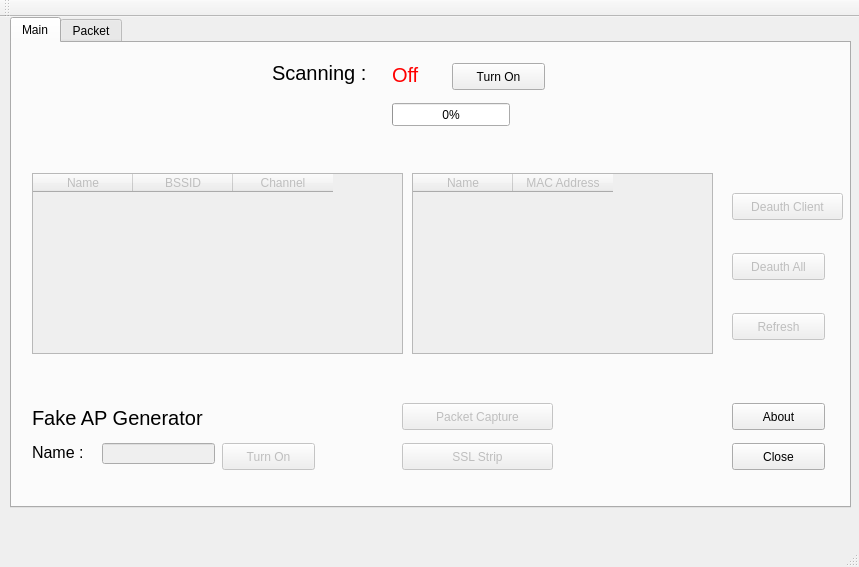
<?xml version="1.0" encoding="UTF-8"?>
<ui version="4.0">
 <class>MainWindow</class>
 <widget class="QMainWindow" name="MainWindow">
  <property name="geometry">
   <rect>
    <x>0</x>
    <y>0</y>
    <width>859</width>
    <height>567</height>
   </rect>
  </property>
  <property name="windowTitle">
   <string>MainWindow</string>
  </property>
  <widget class="QWidget" name="centralWidget">
   <property name="enabled">
    <bool>true</bool>
   </property>
   <widget class="QTabWidget" name="tabWidget">
    <property name="geometry">
     <rect>
      <x>10</x>
      <y>0</y>
      <width>841</width>
      <height>491</height>
     </rect>
    </property>
    <property name="currentIndex">
     <number>0</number>
    </property>
    <widget class="QWidget" name="tab">
     <attribute name="title">
      <string>Main</string>
     </attribute>
     <widget class="QLabel" name="label">
      <property name="geometry">
       <rect>
        <x>160</x>
        <y>100</y>
        <width>81</width>
        <height>17</height>
       </rect>
      </property>
      <property name="font">
       <font>
        <pointsize>12</pointsize>
       </font>
      </property>
      <property name="text">
       <string>&lt;AP List&gt;</string>
      </property>
     </widget>
     <widget class="QTableWidget" name="tableAP">
      <property name="enabled">
       <bool>false</bool>
      </property>
      <property name="geometry">
       <rect>
        <x>20</x>
        <y>130</y>
        <width>371</width>
        <height>181</height>
       </rect>
      </property>
      <property name="maximumSize">
       <size>
        <width>12345</width>
        <height>16777215</height>
       </size>
      </property>
      <column>
       <property name="text">
        <string>Name</string>
       </property>
      </column>
      <column>
       <property name="text">
        <string>BSSID</string>
       </property>
      </column>
      <column>
       <property name="text">
        <string>Channel</string>
       </property>
      </column>
     </widget>
     <widget class="QLabel" name="label_5">
      <property name="geometry">
       <rect>
        <x>20</x>
        <y>360</y>
        <width>191</width>
        <height>31</height>
       </rect>
      </property>
      <property name="font">
       <font>
        <pointsize>15</pointsize>
       </font>
      </property>
      <property name="text">
       <string>&lt;!DOCTYPE HTML PUBLIC &quot;-//W3C//DTD HTML 4.0//EN&quot; &quot;http://www.w3.org/TR/REC-html40/strict.dtd&quot;&gt;
&lt;html&gt;&lt;head&gt;&lt;meta name=&quot;qrichtext&quot; content=&quot;1&quot; /&gt;&lt;style type=&quot;text/css&quot;&gt;
p, li { white-space: pre-wrap; }
&lt;/style&gt;&lt;/head&gt;&lt;body style=&quot; font-family:'Sans'; font-size:15pt; font-weight:400; font-style:normal;&quot;&gt;
&lt;p style=&quot; margin-top:0px; margin-bottom:0px; margin-left:0px; margin-right:0px; -qt-block-indent:0; text-indent:0px;&quot;&gt;Fake AP Generator&lt;/p&gt;&lt;/body&gt;&lt;/html&gt;</string>
      </property>
     </widget>
     <widget class="QPushButton" name="airbaseBtn">
      <property name="enabled">
       <bool>false</bool>
      </property>
      <property name="geometry">
       <rect>
        <x>210</x>
        <y>400</y>
        <width>93</width>
        <height>27</height>
       </rect>
      </property>
      <property name="text">
       <string>Turn On</string>
      </property>
     </widget>
     <widget class="QLineEdit" name="essidBox">
      <property name="enabled">
       <bool>false</bool>
      </property>
      <property name="geometry">
       <rect>
        <x>90</x>
        <y>400</y>
        <width>113</width>
        <height>21</height>
       </rect>
      </property>
      <property name="readOnly">
       <bool>false</bool>
      </property>
     </widget>
     <widget class="QLabel" name="label_4">
      <property name="geometry">
       <rect>
        <x>20</x>
        <y>400</y>
        <width>71</width>
        <height>17</height>
       </rect>
      </property>
      <property name="font">
       <font>
        <pointsize>15</pointsize>
       </font>
      </property>
      <property name="text">
       <string>&lt;!DOCTYPE HTML PUBLIC &quot;-//W3C//DTD HTML 4.0//EN&quot; &quot;http://www.w3.org/TR/REC-html40/strict.dtd&quot;&gt;
&lt;html&gt;&lt;head&gt;&lt;meta name=&quot;qrichtext&quot; content=&quot;1&quot; /&gt;&lt;style type=&quot;text/css&quot;&gt;
p, li { white-space: pre-wrap; }
&lt;/style&gt;&lt;/head&gt;&lt;body style=&quot; font-family:'Sans'; font-size:15pt; font-weight:400; font-style:normal;&quot;&gt;
&lt;p style=&quot; margin-top:0px; margin-bottom:0px; margin-left:0px; margin-right:0px; -qt-block-indent:0; text-indent:0px;&quot;&gt;&lt;span style=&quot; font-size:12pt;&quot;&gt;Name : &lt;/span&gt;&lt;/p&gt;&lt;/body&gt;&lt;/html&gt;</string>
      </property>
     </widget>
     <widget class="QProgressBar" name="progressBar">
      <property name="geometry">
       <rect>
        <x>380</x>
        <y>60</y>
        <width>118</width>
        <height>23</height>
       </rect>
      </property>
      <property name="maximum">
       <number>10000</number>
      </property>
      <property name="value">
       <number>24</number>
      </property>
     </widget>
     <widget class="QLabel" name="label_3">
      <property name="geometry">
       <rect>
        <x>260</x>
        <y>10</y>
        <width>141</width>
        <height>41</height>
       </rect>
      </property>
      <property name="font">
       <font>
        <pointsize>15</pointsize>
       </font>
      </property>
      <property name="text">
       <string>&lt;!DOCTYPE HTML PUBLIC &quot;-//W3C//DTD HTML 4.0//EN&quot; &quot;http://www.w3.org/TR/REC-html40/strict.dtd&quot;&gt;
&lt;html&gt;&lt;head&gt;&lt;meta name=&quot;qrichtext&quot; content=&quot;1&quot; /&gt;&lt;style type=&quot;text/css&quot;&gt;
p, li { white-space: pre-wrap; }
&lt;/style&gt;&lt;/head&gt;&lt;body style=&quot; font-family:'Sans'; font-size:15pt; font-weight:400; font-style:normal;&quot;&gt;
&lt;p style=&quot; margin-top:0px; margin-bottom:0px; margin-left:0px; margin-right:0px; -qt-block-indent:0; text-indent:0px;&quot;&gt;Scanning : &lt;/p&gt;&lt;/body&gt;&lt;/html&gt;</string>
      </property>
     </widget>
     <widget class="QLabel" name="airmonStatus">
      <property name="geometry">
       <rect>
        <x>380</x>
        <y>20</y>
        <width>62</width>
        <height>21</height>
       </rect>
      </property>
      <property name="font">
       <font>
        <pointsize>10</pointsize>
       </font>
      </property>
      <property name="text">
       <string>&lt;!DOCTYPE HTML PUBLIC &quot;-//W3C//DTD HTML 4.0//EN&quot; &quot;http://www.w3.org/TR/REC-html40/strict.dtd&quot;&gt;
&lt;html&gt;&lt;head&gt;&lt;meta name=&quot;qrichtext&quot; content=&quot;1&quot; /&gt;&lt;style type=&quot;text/css&quot;&gt;
p, li { white-space: pre-wrap; }
&lt;/style&gt;&lt;/head&gt;&lt;body style=&quot; font-family:'Sans'; font-size:10pt; font-weight:400; font-style:normal;&quot;&gt;
&lt;p style=&quot; margin-top:0px; margin-bottom:0px; margin-left:0px; margin-right:0px; -qt-block-indent:0; text-indent:0px;&quot;&gt;&lt;span style=&quot; font-size:15pt; color:#ff0000;&quot;&gt;Off&lt;/span&gt;&lt;/p&gt;&lt;/body&gt;&lt;/html&gt;</string>
      </property>
     </widget>
     <widget class="QPushButton" name="airmonBtn">
      <property name="geometry">
       <rect>
        <x>440</x>
        <y>20</y>
        <width>93</width>
        <height>27</height>
       </rect>
      </property>
      <property name="text">
       <string>Turn On</string>
      </property>
     </widget>
     <widget class="QLabel" name="label_2">
      <property name="geometry">
       <rect>
        <x>510</x>
        <y>100</y>
        <width>101</width>
        <height>17</height>
       </rect>
      </property>
      <property name="font">
       <font>
        <pointsize>12</pointsize>
       </font>
      </property>
      <property name="text">
       <string>&lt;Client List&gt;</string>
      </property>
     </widget>
     <widget class="QPushButton" name="btn1">
      <property name="enabled">
       <bool>false</bool>
      </property>
      <property name="geometry">
       <rect>
        <x>390</x>
        <y>360</y>
        <width>151</width>
        <height>27</height>
       </rect>
      </property>
      <property name="text">
       <string>Packet Capture</string>
      </property>
     </widget>
     <widget class="QTableWidget" name="tableClient">
      <property name="enabled">
       <bool>false</bool>
      </property>
      <property name="geometry">
       <rect>
        <x>400</x>
        <y>130</y>
        <width>301</width>
        <height>181</height>
       </rect>
      </property>
      <property name="minimumSize">
       <size>
        <width>256</width>
        <height>0</height>
       </size>
      </property>
      <attribute name="horizontalHeaderMinimumSectionSize">
       <number>27</number>
      </attribute>
      <attribute name="horizontalHeaderMinimumSectionSize">
       <number>27</number>
      </attribute>
      <column>
       <property name="text">
        <string>Name</string>
       </property>
      </column>
      <column>
       <property name="text">
        <string>MAC Address</string>
       </property>
      </column>
     </widget>
     <widget class="QPushButton" name="ssl">
      <property name="enabled">
       <bool>false</bool>
      </property>
      <property name="geometry">
       <rect>
        <x>390</x>
        <y>400</y>
        <width>151</width>
        <height>27</height>
       </rect>
      </property>
      <property name="text">
       <string>SSL Strip</string>
      </property>
     </widget>
     <widget class="QPushButton" name="closeBtn">
      <property name="geometry">
       <rect>
        <x>720</x>
        <y>400</y>
        <width>93</width>
        <height>27</height>
       </rect>
      </property>
      <property name="text">
       <string>Close</string>
      </property>
     </widget>
     <widget class="QPushButton" name="btn2">
      <property name="geometry">
       <rect>
        <x>720</x>
        <y>360</y>
        <width>93</width>
        <height>27</height>
       </rect>
      </property>
      <property name="text">
       <string>About</string>
      </property>
     </widget>
     <widget class="QPushButton" name="refreshBtn">
      <property name="enabled">
       <bool>false</bool>
      </property>
      <property name="geometry">
       <rect>
        <x>720</x>
        <y>270</y>
        <width>93</width>
        <height>27</height>
       </rect>
      </property>
      <property name="text">
       <string>Refresh</string>
      </property>
     </widget>
     <widget class="QPushButton" name="deauthAll">
      <property name="enabled">
       <bool>false</bool>
      </property>
      <property name="geometry">
       <rect>
        <x>720</x>
        <y>210</y>
        <width>93</width>
        <height>27</height>
       </rect>
      </property>
      <property name="text">
       <string>Deauth All</string>
      </property>
     </widget>
     <widget class="QPushButton" name="deauthClnt">
      <property name="enabled">
       <bool>false</bool>
      </property>
      <property name="geometry">
       <rect>
        <x>720</x>
        <y>150</y>
        <width>111</width>
        <height>27</height>
       </rect>
      </property>
      <property name="text">
       <string>Deauth Client</string>
      </property>
     </widget>
    </widget>
    <widget class="QWidget" name="tab_2">
     <attribute name="title">
      <string>Packet</string>
     </attribute>
     <widget class="QLabel" name="label_6">
      <property name="geometry">
       <rect>
        <x>60</x>
        <y>30</y>
        <width>221</width>
        <height>31</height>
       </rect>
      </property>
      <property name="font">
       <font>
        <pointsize>13</pointsize>
       </font>
      </property>
      <property name="text">
       <string>&lt;SSL-Stripped Packets&gt;</string>
      </property>
     </widget>
     <widget class="QTextEdit" name="packetInfo">
      <property name="geometry">
       <rect>
        <x>110</x>
        <y>90</y>
        <width>611</width>
        <height>261</height>
       </rect>
      </property>
     </widget>
     <widget class="QPushButton" name="sslRefresh">
      <property name="enabled">
       <bool>false</bool>
      </property>
      <property name="geometry">
       <rect>
        <x>370</x>
        <y>390</y>
        <width>93</width>
        <height>27</height>
       </rect>
      </property>
      <property name="text">
       <string>Refresh</string>
      </property>
     </widget>
    </widget>
   </widget>
  </widget>
  <widget class="QMenuBar" name="menuBar">
   <property name="geometry">
    <rect>
     <x>0</x>
     <y>0</y>
     <width>859</width>
     <height>23</height>
    </rect>
   </property>
  </widget>
  <widget class="QToolBar" name="mainToolBar">
   <attribute name="toolBarArea">
    <enum>TopToolBarArea</enum>
   </attribute>
   <attribute name="toolBarBreak">
    <bool>false</bool>
   </attribute>
  </widget>
  <widget class="QStatusBar" name="statusBar"/>
 </widget>
 <layoutdefault spacing="6" margin="11"/>
 <resources/>
 <connections/>
</ui>
